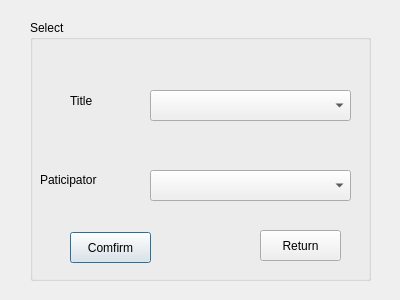
<?xml version="1.0" encoding="UTF-8"?>
<ui version="4.0">
 <class>ADDialog</class>
 <widget class="QDialog" name="ADDialog">
  <property name="geometry">
   <rect>
    <x>0</x>
    <y>0</y>
    <width>400</width>
    <height>300</height>
   </rect>
  </property>
  <property name="windowTitle">
   <string>ADDialog</string>
  </property>
  <widget class="QGroupBox" name="groupBox">
   <property name="geometry">
    <rect>
     <x>30</x>
     <y>20</y>
     <width>341</width>
     <height>261</height>
    </rect>
   </property>
   <property name="styleSheet">
    <string notr="true">font: 75 18pt &quot;Century Gothic&quot;;</string>
   </property>
   <property name="title">
    <string>Select </string>
   </property>
   <widget class="QLabel" name="label">
    <property name="geometry">
     <rect>
      <x>40</x>
      <y>70</y>
      <width>81</width>
      <height>21</height>
     </rect>
    </property>
    <property name="styleSheet">
     <string notr="true">font: 14pt &quot;Britannic Bold&quot;;</string>
    </property>
    <property name="text">
     <string>Title</string>
    </property>
   </widget>
   <widget class="QLabel" name="label_2">
    <property name="geometry">
     <rect>
      <x>10</x>
      <y>150</y>
      <width>121</width>
      <height>20</height>
     </rect>
    </property>
    <property name="styleSheet">
     <string notr="true">font: 14pt &quot;Britannic Bold&quot;;</string>
    </property>
    <property name="text">
     <string>Paticipator</string>
    </property>
   </widget>
   <widget class="QComboBox" name="TitleComboBox">
    <property name="geometry">
     <rect>
      <x>120</x>
      <y>70</y>
      <width>201</width>
      <height>31</height>
     </rect>
    </property>
    <property name="styleSheet">
     <string notr="true">font: 11pt &quot;Batang&quot;;</string>
    </property>
   </widget>
   <widget class="QComboBox" name="paticipatorComboBox">
    <property name="geometry">
     <rect>
      <x>120</x>
      <y>150</y>
      <width>201</width>
      <height>31</height>
     </rect>
    </property>
    <property name="styleSheet">
     <string notr="true">font: 11pt &quot;Batang&quot;;</string>
    </property>
   </widget>
   <widget class="QPushButton" name="comfirmButton">
    <property name="geometry">
     <rect>
      <x>40</x>
      <y>212</y>
      <width>81</width>
      <height>31</height>
     </rect>
    </property>
    <property name="styleSheet">
     <string notr="true">font: 12pt &quot;Bell MT&quot;;</string>
    </property>
    <property name="text">
     <string>Comfirm</string>
    </property>
   </widget>
   <widget class="QPushButton" name="returnButtom">
    <property name="geometry">
     <rect>
      <x>230</x>
      <y>210</y>
      <width>81</width>
      <height>31</height>
     </rect>
    </property>
    <property name="styleSheet">
     <string notr="true">font: 12pt &quot;Bell MT&quot;;</string>
    </property>
    <property name="text">
     <string>Return</string>
    </property>
   </widget>
  </widget>
 </widget>
 <resources/>
 <connections/>
</ui>
